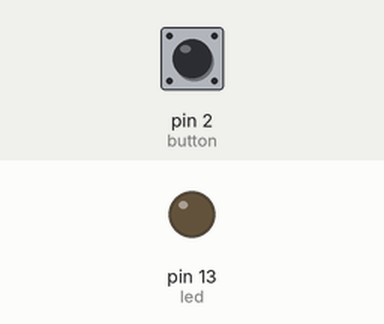
Recording of a sketch running on a simulated Arduino Uno, built with avr-gcc and run on an emulated ATmega328P. On the bench: output pins drawn as LEDs (lit = HIGH). Dashed ring = blinking. The test bench sets the inputs (shaded band); at power-on: pin 2 (button) LOW.

Above: at 1.2 s.
1.3 s: pin 2 (button) pulled HIGH for 1 s
At 1.95 s:
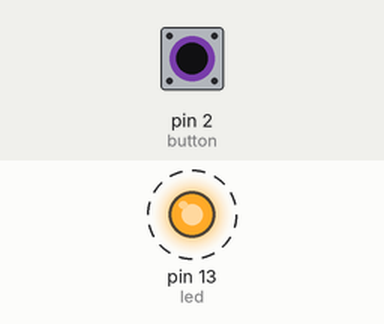
3.8 s: pin 2 (button) pulled HIGH for 3.2 s
At 8.2 s:
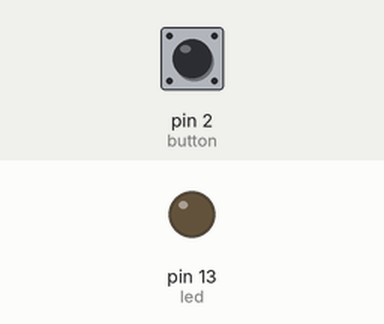
Timing chart, 0 to 9.7 s (numbered marks = the images above; inputs shaded):
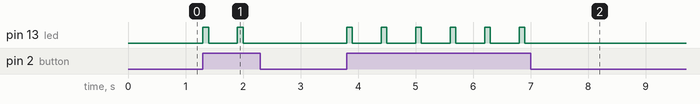

The sketch:

Led_Code.ino
```cpp
int led=13;
int button=2;
int val;
void setup() {
  // put your setup code here, to run once:
  pinMode (led,OUTPUT);
  pinMode (button,INPUT);
}

void loop(){
  // put your main code here, to run repeatedly:
  val = digitalRead(button);
  if(val==HIGH){
  digitalWrite(led,HIGH);
  delay(100);
  digitalWrite(led,LOW);
  delay(500);
  }
  else
  digitalWrite(led,LOW);
}
```

Measured:
- after the input at 1.3 s, pin 13 (led): alternates HIGH for 0.10 s and LOW for 0.50 s, 4 changes in all, then stays LOW, starting at once
- after the input at 3.8 s, pin 13 (led): alternates HIGH for 0.10 s and LOW for 0.50 s, 12 changes in all, then stays LOW, starting at once
